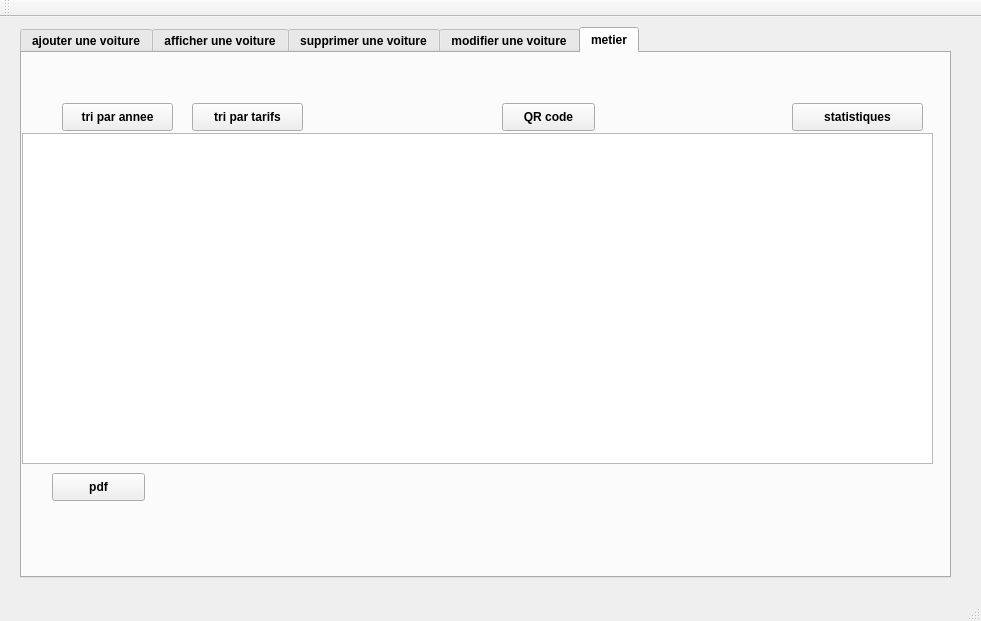
<?xml version="1.0" encoding="UTF-8"?>
<ui version="4.0">
 <class>MainWindow</class>
 <widget class="QMainWindow" name="MainWindow">
  <property name="geometry">
   <rect>
    <x>0</x>
    <y>0</y>
    <width>981</width>
    <height>621</height>
   </rect>
  </property>
  <property name="windowTitle">
   <string>Gestion des Clients</string>
  </property>
  <widget class="QWidget" name="centralWidget">
   <widget class="QTabWidget" name="tabWidget">
    <property name="geometry">
     <rect>
      <x>20</x>
      <y>10</y>
      <width>931</width>
      <height>551</height>
     </rect>
    </property>
    <property name="font">
     <font>
      <pointsize>9</pointsize>
      <weight>75</weight>
      <bold>true</bold>
     </font>
    </property>
    <property name="currentIndex">
     <number>4</number>
    </property>
    <widget class="QWidget" name="tab">
     <attribute name="title">
      <string>ajouter une voiture</string>
     </attribute>
     <widget class="QPushButton" name="pushButton">
      <property name="geometry">
       <rect>
        <x>670</x>
        <y>190</y>
        <width>93</width>
        <height>28</height>
       </rect>
      </property>
      <property name="text">
       <string>ajouter</string>
      </property>
     </widget>
     <widget class="QLabel" name="label">
      <property name="geometry">
       <rect>
        <x>40</x>
        <y>36</y>
        <width>81</width>
        <height>21</height>
       </rect>
      </property>
      <property name="font">
       <font>
        <pointsize>10</pointsize>
        <weight>75</weight>
        <bold>true</bold>
       </font>
      </property>
      <property name="text">
       <string>marque</string>
      </property>
     </widget>
     <widget class="QLabel" name="label_2">
      <property name="geometry">
       <rect>
        <x>40</x>
        <y>100</y>
        <width>71</width>
        <height>16</height>
       </rect>
      </property>
      <property name="font">
       <font>
        <pointsize>10</pointsize>
        <weight>75</weight>
        <bold>true</bold>
       </font>
      </property>
      <property name="text">
       <string>modele</string>
      </property>
     </widget>
     <widget class="QLabel" name="label_3">
      <property name="geometry">
       <rect>
        <x>40</x>
        <y>200</y>
        <width>221</width>
        <height>31</height>
       </rect>
      </property>
      <property name="font">
       <font>
        <pointsize>10</pointsize>
        <weight>75</weight>
        <bold>true</bold>
       </font>
      </property>
      <property name="text">
       <string>plaque d'immatriculation</string>
      </property>
     </widget>
     <widget class="QLabel" name="label_4">
      <property name="geometry">
       <rect>
        <x>50</x>
        <y>150</y>
        <width>201</width>
        <height>21</height>
       </rect>
      </property>
      <property name="font">
       <font>
        <pointsize>10</pointsize>
        <weight>75</weight>
        <bold>true</bold>
       </font>
      </property>
      <property name="text">
       <string>année de fabrication</string>
      </property>
     </widget>
     <widget class="QLabel" name="label_5">
      <property name="geometry">
       <rect>
        <x>40</x>
        <y>260</y>
        <width>151</width>
        <height>21</height>
       </rect>
      </property>
      <property name="font">
       <font>
        <pointsize>10</pointsize>
        <weight>75</weight>
        <bold>true</bold>
       </font>
      </property>
      <property name="text">
       <string>kilometrage</string>
      </property>
     </widget>
     <widget class="QLabel" name="label_6">
      <property name="geometry">
       <rect>
        <x>40</x>
        <y>310</y>
        <width>56</width>
        <height>16</height>
       </rect>
      </property>
      <property name="font">
       <font>
        <pointsize>10</pointsize>
        <weight>75</weight>
        <bold>true</bold>
       </font>
      </property>
      <property name="text">
       <string>etat</string>
      </property>
     </widget>
     <widget class="QLabel" name="label_7">
      <property name="geometry">
       <rect>
        <x>40</x>
        <y>360</y>
        <width>191</width>
        <height>21</height>
       </rect>
      </property>
      <property name="font">
       <font>
        <pointsize>10</pointsize>
        <weight>75</weight>
        <bold>true</bold>
       </font>
      </property>
      <property name="text">
       <string>tarifs de location</string>
      </property>
     </widget>
     <widget class="QLineEdit" name="le_marque">
      <property name="geometry">
       <rect>
        <x>310</x>
        <y>40</y>
        <width>113</width>
        <height>22</height>
       </rect>
      </property>
     </widget>
     <widget class="QLineEdit" name="le_modele">
      <property name="geometry">
       <rect>
        <x>310</x>
        <y>100</y>
        <width>113</width>
        <height>22</height>
       </rect>
      </property>
     </widget>
     <widget class="QLineEdit" name="le_plaque_dimmat">
      <property name="geometry">
       <rect>
        <x>310</x>
        <y>200</y>
        <width>113</width>
        <height>22</height>
       </rect>
      </property>
     </widget>
     <widget class="QLineEdit" name="le_afb">
      <property name="geometry">
       <rect>
        <x>310</x>
        <y>150</y>
        <width>113</width>
        <height>22</height>
       </rect>
      </property>
     </widget>
     <widget class="QLineEdit" name="le_kilometrage">
      <property name="geometry">
       <rect>
        <x>310</x>
        <y>260</y>
        <width>113</width>
        <height>22</height>
       </rect>
      </property>
     </widget>
     <widget class="QLineEdit" name="le_etat">
      <property name="geometry">
       <rect>
        <x>310</x>
        <y>320</y>
        <width>113</width>
        <height>22</height>
       </rect>
      </property>
     </widget>
     <widget class="QLineEdit" name="le_tarifs">
      <property name="geometry">
       <rect>
        <x>310</x>
        <y>360</y>
        <width>113</width>
        <height>22</height>
       </rect>
      </property>
     </widget>
    </widget>
    <widget class="QWidget" name="tab_2">
     <attribute name="title">
      <string>afficher une voiture</string>
     </attribute>
     <widget class="QTableView" name="affichertab">
      <property name="geometry">
       <rect>
        <x>15</x>
        <y>21</y>
        <width>911</width>
        <height>211</height>
       </rect>
      </property>
     </widget>
     <widget class="QLabel" name="label_17">
      <property name="geometry">
       <rect>
        <x>90</x>
        <y>250</y>
        <width>191</width>
        <height>31</height>
       </rect>
      </property>
      <property name="font">
       <font>
        <pointsize>11</pointsize>
       </font>
      </property>
      <property name="text">
       <string>etat</string>
      </property>
     </widget>
     <widget class="QLineEdit" name="cherche">
      <property name="geometry">
       <rect>
        <x>290</x>
        <y>260</y>
        <width>241</width>
        <height>21</height>
       </rect>
      </property>
     </widget>
     <widget class="QPushButton" name="pushButton_6">
      <property name="geometry">
       <rect>
        <x>640</x>
        <y>250</y>
        <width>93</width>
        <height>28</height>
       </rect>
      </property>
      <property name="text">
       <string>chercher</string>
      </property>
     </widget>
     <widget class="QTableView" name="tabchercher">
      <property name="geometry">
       <rect>
        <x>45</x>
        <y>310</y>
        <width>811</width>
        <height>192</height>
       </rect>
      </property>
     </widget>
    </widget>
    <widget class="QWidget" name="tab_3">
     <attribute name="title">
      <string>supprimer une voiture</string>
     </attribute>
     <widget class="QPushButton" name="pushButton_3">
      <property name="geometry">
       <rect>
        <x>270</x>
        <y>290</y>
        <width>93</width>
        <height>28</height>
       </rect>
      </property>
      <property name="text">
       <string>supprimer</string>
      </property>
     </widget>
     <widget class="QLineEdit" name="lineEdit_8">
      <property name="geometry">
       <rect>
        <x>410</x>
        <y>110</y>
        <width>113</width>
        <height>22</height>
       </rect>
      </property>
     </widget>
     <widget class="QLabel" name="label_8">
      <property name="geometry">
       <rect>
        <x>70</x>
        <y>110</y>
        <width>211</width>
        <height>31</height>
       </rect>
      </property>
      <property name="text">
       <string>plaque d'immatriculation</string>
      </property>
     </widget>
    </widget>
    <widget class="QWidget" name="tab_4">
     <attribute name="title">
      <string>modifier une voiture</string>
     </attribute>
     <widget class="QPushButton" name="pushButton_4">
      <property name="geometry">
       <rect>
        <x>570</x>
        <y>360</y>
        <width>93</width>
        <height>28</height>
       </rect>
      </property>
      <property name="text">
       <string>modifier</string>
      </property>
     </widget>
     <widget class="QLineEdit" name="le_modele_2">
      <property name="geometry">
       <rect>
        <x>350</x>
        <y>100</y>
        <width>113</width>
        <height>22</height>
       </rect>
      </property>
     </widget>
     <widget class="QLineEdit" name="le_plaque_dimmat_2">
      <property name="geometry">
       <rect>
        <x>350</x>
        <y>200</y>
        <width>113</width>
        <height>22</height>
       </rect>
      </property>
     </widget>
     <widget class="QLabel" name="label_9">
      <property name="geometry">
       <rect>
        <x>80</x>
        <y>260</y>
        <width>151</width>
        <height>21</height>
       </rect>
      </property>
      <property name="font">
       <font>
        <pointsize>10</pointsize>
        <weight>75</weight>
        <bold>true</bold>
       </font>
      </property>
      <property name="text">
       <string>kilometrage</string>
      </property>
     </widget>
     <widget class="QLabel" name="label_10">
      <property name="geometry">
       <rect>
        <x>80</x>
        <y>360</y>
        <width>191</width>
        <height>21</height>
       </rect>
      </property>
      <property name="font">
       <font>
        <pointsize>10</pointsize>
        <weight>75</weight>
        <bold>true</bold>
       </font>
      </property>
      <property name="text">
       <string>tarifs de location</string>
      </property>
     </widget>
     <widget class="QLabel" name="label_11">
      <property name="geometry">
       <rect>
        <x>80</x>
        <y>36</y>
        <width>81</width>
        <height>21</height>
       </rect>
      </property>
      <property name="font">
       <font>
        <pointsize>10</pointsize>
        <weight>75</weight>
        <bold>true</bold>
       </font>
      </property>
      <property name="text">
       <string>marque</string>
      </property>
     </widget>
     <widget class="QLineEdit" name="le_etat_2">
      <property name="geometry">
       <rect>
        <x>350</x>
        <y>320</y>
        <width>113</width>
        <height>22</height>
       </rect>
      </property>
     </widget>
     <widget class="QLineEdit" name="le_afb_2">
      <property name="geometry">
       <rect>
        <x>350</x>
        <y>150</y>
        <width>113</width>
        <height>22</height>
       </rect>
      </property>
     </widget>
     <widget class="QLineEdit" name="le_marque_2">
      <property name="geometry">
       <rect>
        <x>350</x>
        <y>40</y>
        <width>113</width>
        <height>22</height>
       </rect>
      </property>
     </widget>
     <widget class="QLineEdit" name="le_kilometrage_2">
      <property name="geometry">
       <rect>
        <x>350</x>
        <y>260</y>
        <width>113</width>
        <height>22</height>
       </rect>
      </property>
     </widget>
     <widget class="QLabel" name="label_12">
      <property name="geometry">
       <rect>
        <x>80</x>
        <y>100</y>
        <width>71</width>
        <height>16</height>
       </rect>
      </property>
      <property name="font">
       <font>
        <pointsize>10</pointsize>
        <weight>75</weight>
        <bold>true</bold>
       </font>
      </property>
      <property name="text">
       <string>modele</string>
      </property>
     </widget>
     <widget class="QLabel" name="label_13">
      <property name="geometry">
       <rect>
        <x>80</x>
        <y>150</y>
        <width>201</width>
        <height>21</height>
       </rect>
      </property>
      <property name="font">
       <font>
        <pointsize>10</pointsize>
        <weight>75</weight>
        <bold>true</bold>
       </font>
      </property>
      <property name="text">
       <string>année de fabrication</string>
      </property>
     </widget>
     <widget class="QLabel" name="label_14">
      <property name="geometry">
       <rect>
        <x>80</x>
        <y>310</y>
        <width>56</width>
        <height>16</height>
       </rect>
      </property>
      <property name="font">
       <font>
        <pointsize>10</pointsize>
        <weight>75</weight>
        <bold>true</bold>
       </font>
      </property>
      <property name="text">
       <string>etat</string>
      </property>
     </widget>
     <widget class="QLabel" name="label_15">
      <property name="geometry">
       <rect>
        <x>80</x>
        <y>200</y>
        <width>221</width>
        <height>31</height>
       </rect>
      </property>
      <property name="font">
       <font>
        <pointsize>10</pointsize>
        <weight>75</weight>
        <bold>true</bold>
       </font>
      </property>
      <property name="text">
       <string>plaque d'immatriculation</string>
      </property>
     </widget>
     <widget class="QLineEdit" name="le_tarifs_2">
      <property name="geometry">
       <rect>
        <x>350</x>
        <y>360</y>
        <width>113</width>
        <height>22</height>
       </rect>
      </property>
     </widget>
    </widget>
    <widget class="QWidget" name="tab_5">
     <attribute name="title">
      <string>metier</string>
     </attribute>
     <widget class="QTableView" name="affichertab_1">
      <property name="geometry">
       <rect>
        <x>0</x>
        <y>80</y>
        <width>911</width>
        <height>331</height>
       </rect>
      </property>
     </widget>
     <widget class="QPushButton" name="pushButton_2">
      <property name="geometry">
       <rect>
        <x>40</x>
        <y>50</y>
        <width>111</width>
        <height>28</height>
       </rect>
      </property>
      <property name="text">
       <string>tri par annee</string>
      </property>
     </widget>
     <widget class="QPushButton" name="pushButton_5">
      <property name="geometry">
       <rect>
        <x>170</x>
        <y>50</y>
        <width>111</width>
        <height>28</height>
       </rect>
      </property>
      <property name="text">
       <string>tri par tarifs</string>
      </property>
     </widget>
     <widget class="QPushButton" name="pdf">
      <property name="geometry">
       <rect>
        <x>30</x>
        <y>420</y>
        <width>93</width>
        <height>28</height>
       </rect>
      </property>
      <property name="text">
       <string>pdf</string>
      </property>
     </widget>
     <widget class="QPushButton" name="pushButton_7">
      <property name="geometry">
       <rect>
        <x>770</x>
        <y>50</y>
        <width>131</width>
        <height>28</height>
       </rect>
      </property>
      <property name="text">
       <string>statistiques</string>
      </property>
     </widget>
     <widget class="QPushButton" name="pushButton_8">
      <property name="geometry">
       <rect>
        <x>480</x>
        <y>50</y>
        <width>93</width>
        <height>28</height>
       </rect>
      </property>
      <property name="text">
       <string>QR code</string>
      </property>
     </widget>
    </widget>
   </widget>
  </widget>
  <widget class="QMenuBar" name="menuBar">
   <property name="geometry">
    <rect>
     <x>0</x>
     <y>0</y>
     <width>981</width>
     <height>26</height>
    </rect>
   </property>
  </widget>
  <widget class="QToolBar" name="mainToolBar">
   <attribute name="toolBarArea">
    <enum>TopToolBarArea</enum>
   </attribute>
   <attribute name="toolBarBreak">
    <bool>false</bool>
   </attribute>
  </widget>
  <widget class="QStatusBar" name="statusBar"/>
 </widget>
 <layoutdefault spacing="6" margin="11"/>
 <resources/>
 <connections/>
</ui>
